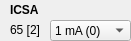
      <widget class="QWidget" name="widget_7" native="true">
       <property name="geometry">
        <rect>
         <x>400</x>
         <y>20</y>
         <width>131</width>
         <height>41</height>
        </rect>
       </property>
       <widget class="QLabel" name="label_489">
        <property name="geometry">
         <rect>
          <x>10</x>
          <y>0</y>
          <width>111</width>
          <height>20</height>
         </rect>
        </property>
        <property name="font">
         <font>
          <weight>75</weight>
          <bold>true</bold>
         </font>
        </property>
        <property name="text">
         <string>IСSA</string>
        </property>
       </widget>
       <widget class="QLabel" name="addr_ICSA">
        <property name="geometry">
         <rect>
          <x>10</x>
          <y>20</y>
          <width>101</width>
          <height>20</height>
         </rect>
        </property>
        <property name="text">
         <string>65 [2]</string>
        </property>
       </widget>
       <widget class="QComboBox" name="comboBox_ICSA">
        <property name="geometry">
         <rect>
          <x>50</x>
          <y>20</y>
          <width>81</width>
          <height>21</height>
         </rect>
        </property>
        <item>
         <property name="text">
          <string>1 mA (0)</string>
         </property>
        </item>
        <item>
         <property name="text">
          <string>2 mA (1)</string>
         </property>
        </item>
       </widget>
      </widget>
